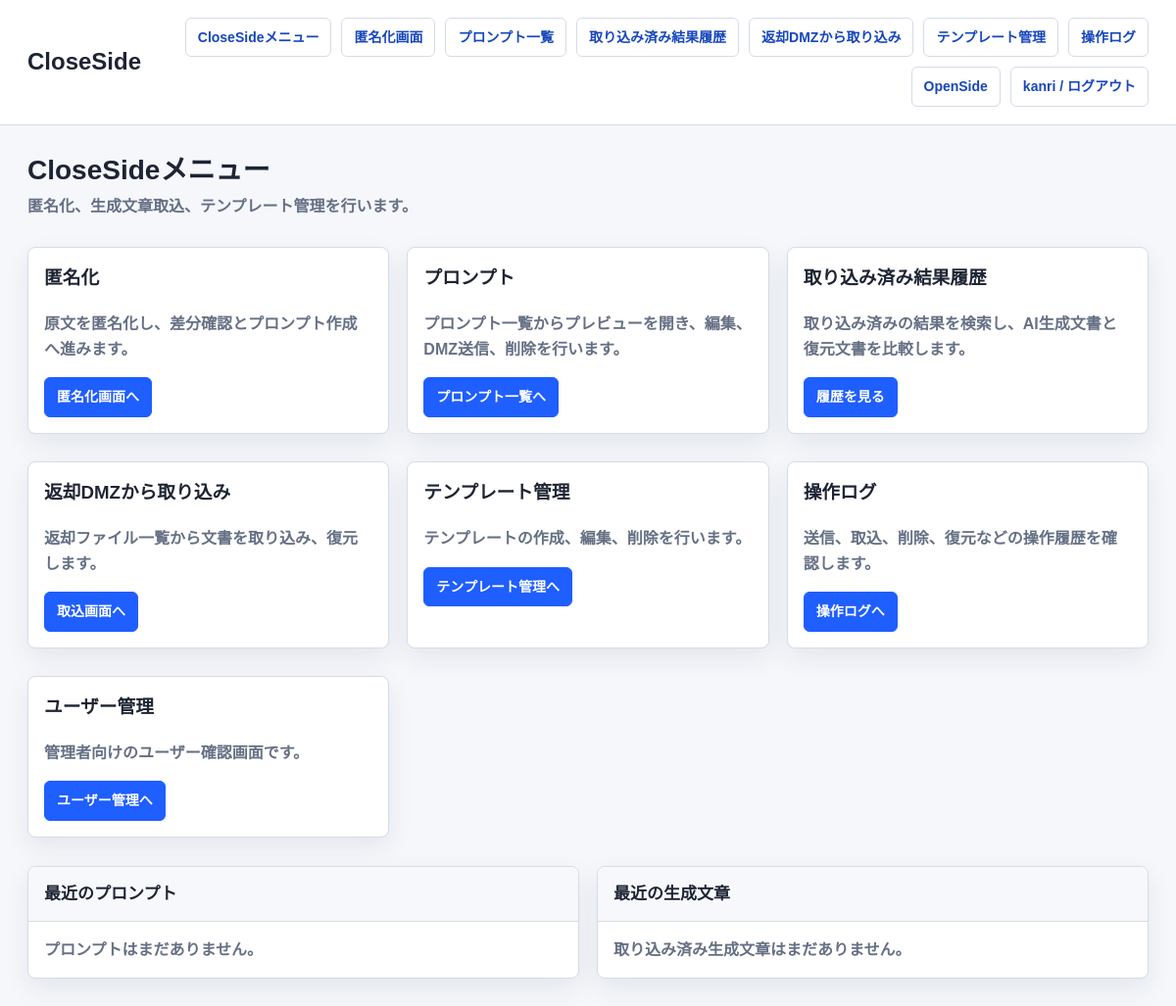
Before: /close/ (signed in) with the older database file.
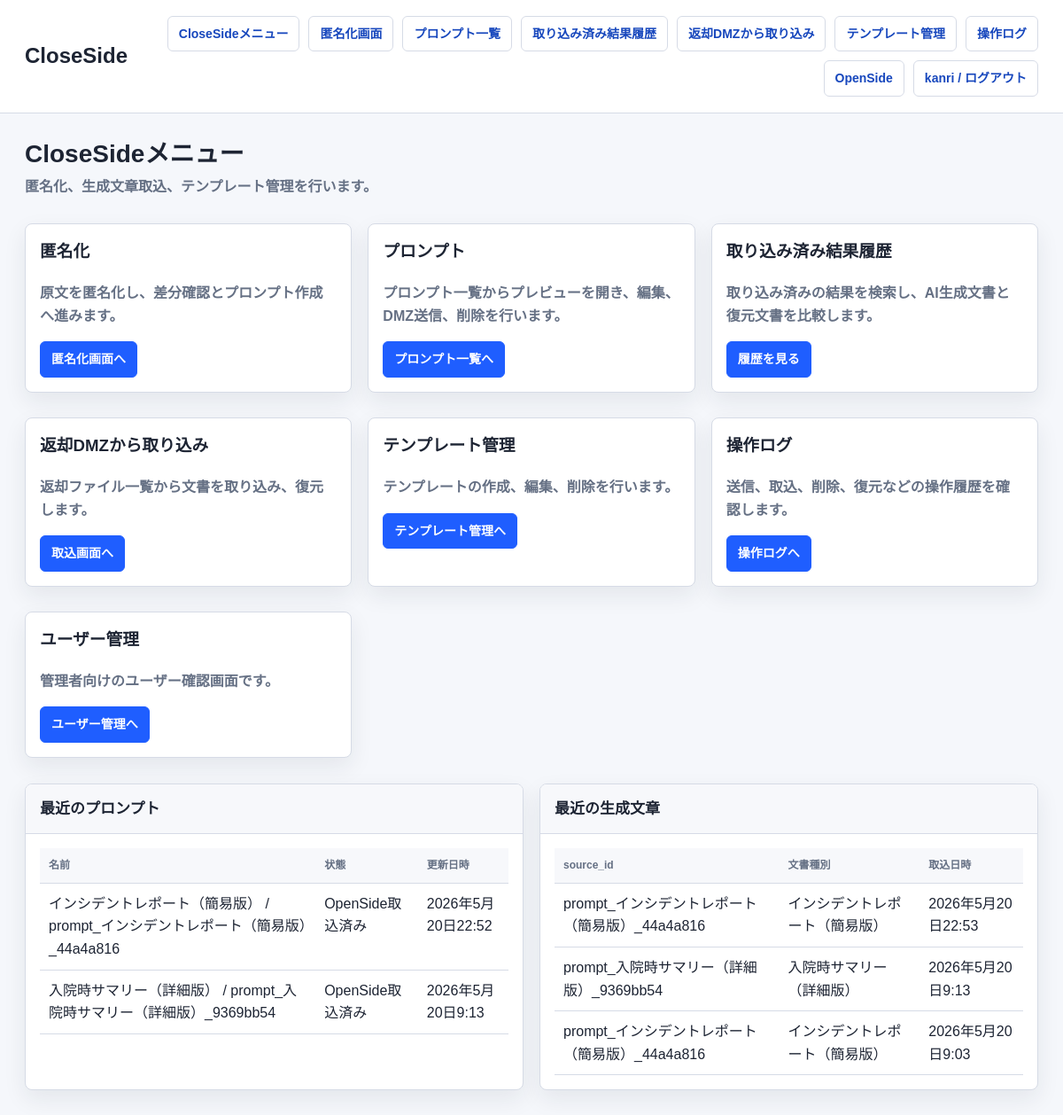
After: the same page with the newer database file.
### anonymizer_app/models.py (models this page shows, shortened)
class Prompt(models.Model):
    STATUS_CHOICES = [
        ('draft', '作成済み'),
        ('sent_to_dmz', 'DMZ送信済み'),
        ('imported_to_open', 'OpenSide取込済み'),
    ]
    name = models.CharField(max_length=255)
    content = models.TextField()
    source_id = models.CharField(max_length=255, blank=True, default='', db_index=True)
    owner = models.ForeignKey(settings.AUTH_USER_MODEL, null=True, blank=True, on_delete=models.SET_NULL)
    status = models.CharField(max_length=32, choices=STATUS_CHOICES, default='draft')
    created_at = models.DateTimeField(default=timezone.now)
    updated_at = models.DateTimeField(auto_now=True)

class RestoredResult(models.Model):
    STATUS_CHOICES = [
        ('imported', '取込済み'),
        ('deleted', '削除済み'),
    ]
    source_id = models.CharField(max_length=255, db_index=True)
    result_id = models.CharField(max_length=255, blank=True, default='')
    template_type = models.CharField(max_length=255, blank=True, default='')
    result_text = models.TextField()
    restored_text = models.TextField()
    result_json = models.JSONField(null=True, blank=True)
    imported_filename = models.CharField(max_length=255, blank=True, default='')
    reviewer = models.CharField(max_length=255, blank=True, default='')
    owner = models.ForeignKey(settings.AUTH_USER_MODEL, null=True, blank=True, on_delete=models.SET_NULL)
    status = models.CharField(max_length=32, choices=STATUS_CHOICES, default='imported')
    created_at = models.DateTimeField(default=timezone.now)
    updated_at = models.DateTimeField(auto_now=True)

### close_side/views.py (the view)
# urls.py: path('', lambda request: redirect('close_side:menu'), name='home'),
def menu(request):
    recent_prompts = _owned_queryset(Prompt.objects.all(), request.user).order_by('-updated_at')[:5]
    recent_results = _owned_queryset(RestoredResult.objects.all(), request.user).order_by('-created_at')[:5]
    return render(request, 'anonymizer_app/close_menu.html', {
        'recent_prompts': recent_prompts,
        'recent_results': recent_results,
    })

### anonymizer_app/network_policy.py (called while the page is built)
def network_policy() -> dict:
    return getattr(settings, 'NETWORK_POLICY', DEFAULT_NETWORK_POLICY)

def get_client_ip(request) -> str:
    forwarded_for = request.META.get('HTTP_X_FORWARDED_FOR', '')
    if getattr(settings, 'NETWORK_POLICY_TRUST_X_FORWARDED_FOR', True) and forwarded_for:
        return forwarded_for.split(',')[0].strip()
    return request.META.get('REMOTE_ADDR') or ''

def normalize_ip(value: str):
    try:
        return ip_address(value)
    except ValueError:
        return None

def _networks(cidrs: list[str]):
    networks = []
    for cidr in cidrs:
        try:
            networks.append(ip_network(cidr))
        except ValueError:
            continue
    return networks

def side_for_path(path: str) -> str:
    for side, rule in network_policy().items():
        if any(path.startswith(prefix) for prefix in rule.get('paths', [])):
            return side
    return ''

def allowed_cidrs_for_side(side: str) -> list[str]:
    rule = network_policy().get(side, {})
    cidrs = list(rule.get('cidrs', []))
    if getattr(settings, 'NETWORK_POLICY_ALLOW_LOOPBACK', False):
        cidrs.extend(LOOPBACK_CIDRS)
    return cidrs

### anonymizer_app/templates/anonymizer_app/close_menu.html (shortened to what this page needs)
{% extends "anonymizer_app/base.html" %}
{% block brand %}CloseSide{% endblock %}
{% block page_title %}CloseSideメニュー{% endblock %}
{% block page_subtitle %}<p class="page-subtitle">匿名化、生成文章取込、テンプレート管理を行います。</p>{% endblock %}
{% block content %}
  <section class="menu-grid">
    <article class="card">
      <h3>匿名化</h3>
      <p class="muted">原文を匿名化し、差分確認とプロンプト作成へ進みます。</p>
      <a class="button primary" href="{% url 'close_side:home' %}">匿名化画面へ</a>
    </article>
    <article class="card">
      <h3>プロンプト</h3>
      <p class="muted">プロンプト一覧からプレビューを開き、編集、DMZ送信、削除を行います。</p>
      <a class="button primary" href="{% url 'close_side:prompts_list' %}">プロンプト一覧へ</a>
    </article>
    <article class="card">
      <h3>取り込み済み結果履歴</h3>
      <p class="muted">取り込み済みの結果を検索し、AI生成文書と復元文書を比較します。</p>
      <a class="button primary" href="{% url 'close_side:result_history_list' %}">履歴を見る</a>
    </article>
    <article class="card">
      <h3>返却DMZから取り込み</h3>
      <p class="muted">返却ファイル一覧から文書を取り込み、復元します。</p>
      <a class="button primary" href="{% url 'close_side:result_import_list' %}">取込画面へ</a>
    </article>
    <article class="card">
      <h3>テンプレート管理</h3>
      <p class="muted">テンプレートの作成、編集、削除を行います。</p>
      <a class="button primary" href="{% url 'close_side:templates_list' %}">テンプレート管理へ</a>
    </article>
    {% if request.user.is_staff or request.user.is_superuser %}
      <article class="card">
        <h3>操作ログ</h3>
        <p class="muted">送信、取込、削除、復元などの操作履歴を確認します。</p>
        <a class="button primary" href="{% url 'close_side:operation_logs' %}">操作ログへ</a>
      </article>
      <article class="card">
        <h3>ユーザー管理</h3>
        <p class="muted">管理者向けのユーザー確認画面です。</p>
        <a class="button primary" href="{% url 'close_side:user_list' %}">ユーザー管理へ</a>
      </article>
    {% endif %}
  </section>
  <section class="grid" style="margin-top:18px">
    <div class="panel">
      <div class="panel-header"><h3 class="panel-title">最近のプロンプト</h3></div>
      <div class="panel-body">
        {% if recent_prompts %}
          <table>
            <thead><tr><th>名前</th><th>状態</th><th>更新日時</th></tr></thead>
            <tbody>
              {% for prompt in recent_prompts %}
                <tr>
                  <td>{{ prompt.name }}</td>
                  <td>{{ prompt.get_status_display }}</td>
                  <td>{{ prompt.updated_at }}</td>
                </tr>
              {% endfor %}
            </tbody>
          </table>
        {% else %}
          <p class="empty">プロンプトはまだありません。</p>
        {% endif %}
      </div>
    </div>
    <div class="panel">
      <div class="panel-header"><h3 class="panel-title">最近の生成文章</h3></div>
      <div class="panel-body">
        {% if recent_results %}
          <table>
            <thead><tr><th>source_id</th><th>文書種別</th><th>取込日時</th></tr></thead>
            <tbody>
              {% for result in recent_results %}
                <tr>
                  <td>{{ result.source_id }}</td>
                  <td>{{ result.template_type }}</td>
                  <td>{{ result.created_at }}</td>
                </tr>
              {% endfor %}
            </tbody>
          </table>
        {% else %}
          <p class="empty">取り込み済み生成文章はまだありません。</p>
        {% endif %}
      </div>
    </div>
  </section>
{% endblock %}

Changed rows visible on the page:
added Prompt: name "インシデントレポート（簡易版） / prompt_インシデントレポート（簡易版）_44a4a816", status "OpenSide取込済み", updated_at "2026年5月20日22:52"
added Prompt: name "入院時サマリー（詳細版） / prompt_入院時サマリー（詳細版）_9369bb54", status "OpenSide取込済み", updated_at "2026年5月20日9:13"
added RestoredResult: source_id "prompt_インシデントレポート（簡易版）_44a4a816", template_type "インシデントレポート（簡易版）", created_at "2026年5月20日22:53"
added RestoredResult: source_id "prompt_入院時サマリー（詳細版）_9369bb54", template_type "入院時サマリー（詳細版）", created_at "2026年5月20日9:13"
added RestoredResult: source_id "prompt_インシデントレポート（簡易版）_44a4a816", template_type "インシデントレポート（簡易版）", created_at "2026年5月20日9:03"
Other visible differences:
text no longer shown: "プロンプトはまだありません。 取り込み済み生成文章はまだありません。"
text now shown: "名前 状態 更新日時 source_id 文書種別 取込日時"
